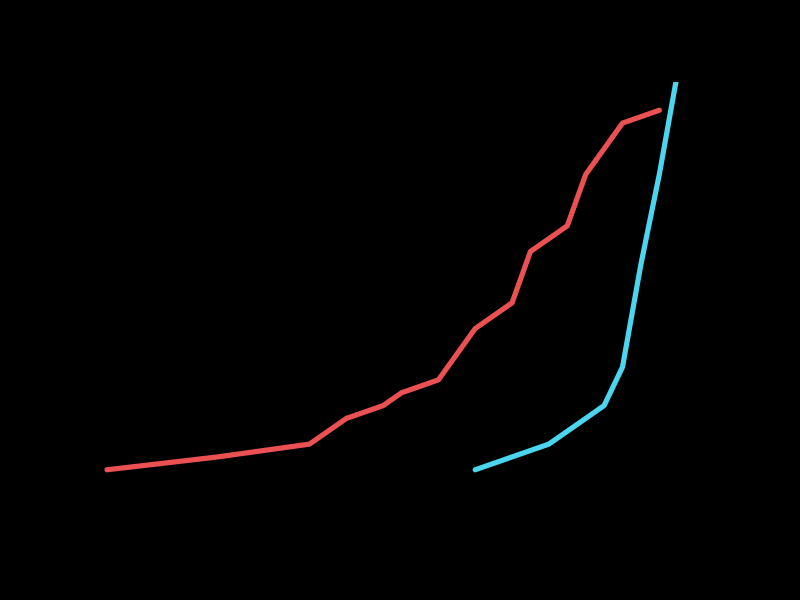

This chart was generated by the following R code:
library(reshape)

ds <- read.csv("PackagesThruTime.csv")

# Group packages by year using aggregate then fix names
dsYear <- with(ds, aggregate(Program, by = list(YearReleased, RPackage), 
	                          FUN = length))

names(dsYear) <- c("YearReleased", "R", "NPackages")

# Order the data by year so cumulative number of packages
# per year can be calculated
dsYear <- dsYear[order(dsYear$YearReleased), ]

# Calculate cumulative number of packages per year
# separately for non R and R packages
dsYear$TotalPkg[dsYear$R == "other"] <- cumsum(dsYear$NPackages[dsYear$R == "other"])
dsYear$TotalPkg[dsYear$R == "R"] <- cumsum(dsYear$NPackages[dsYear$R == "R"])

# Plot for talk slides

newred <- rgb(red = 235, green = 81, blue = 83, maxColorValue = 255)
newblue <- rgb(red = 75, green = 213, blue = 238, maxColorValue = 255)
newyellow <- rgb(red = 229, green = 177, blue = 58, maxColorValue = 255)

png("PackagesThruTime.png")

par(bg = "black")

# Plot cumulative number of non-R packages through time
plot(TotalPkg[R == "other"] ~ YearReleased[R == "other"], 
     data = dsYear, type = "l", ylim = c(0,30), xlim = c(1980,2014), 
     col = newred, lwd = 5)

# Add line for R packages
points(TotalPkg[R == "R"] ~ YearReleased[R == "R"], 
	   data = dsYear, col = newblue, type = "l" , lwd = 5)

dev.off()
